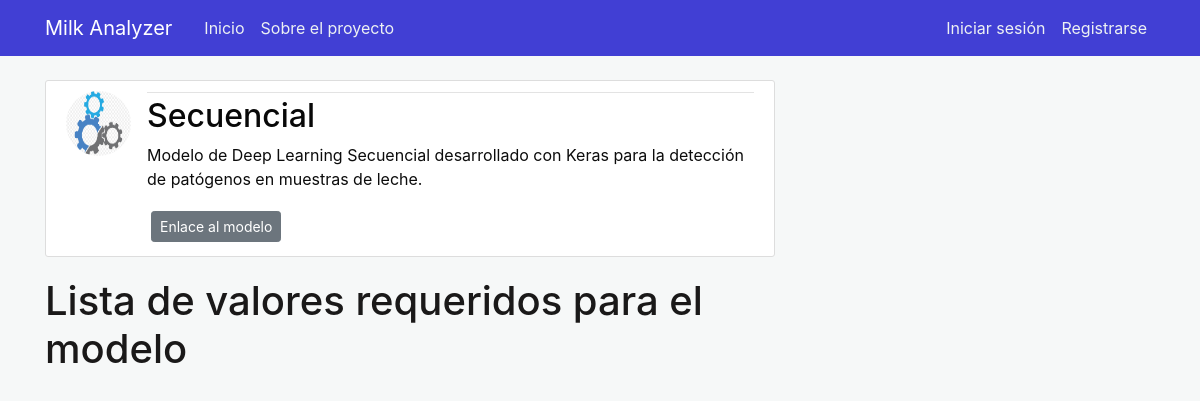
The page /aimodel/3 on the database its author committed.
### milkanalyzer/models.py (models this page shows, shortened)
class AIModel(db.Model):
    __tablename__ = 'aimodel'
    id = db.Column(db.Integer, primary_key=True)
    name = db.Column(db.String(50), nullable=False)
    type = db.Column(db.String(100), nullable=False)
    description = db.Column(db.Text, nullable=False)
    url = db.Column(db.String(50), nullable=False)
    aimodel_picture = db.Column(db.String(20), nullable=False, default='defaultmodel.jpg')

### milkanalyzer/aimodels/routes.py (the view)
@aimodels.route("/aimodel/<int:id>")
def aimodel(id):
    aimodel = AIModel.query.get_or_404(id)
    values = Value.query.filter_by(aimodel_id = aimodel.id).all()
    return render_template('aimodel.html', title=aimodel.name, aimodel=aimodel, values=values)

### milkanalyzer/templates/aimodel.html (shortened to what this page needs)
{% extends "layout.html" %}
{% block content %}
<article class="media content-section">
  <img class="rounded-circle article-img"
    src="{{ url_for('static', filename='aimodel_images/' + aimodel.aimodel_picture) }}">
  <div class="media-body">
    <div class="article-metadata">
    </div>
    <h2 class="article-title">{{ aimodel.name }}</h2>
    <p class="article-content">{{ aimodel.description }}</p>
    <a class="btn btn-secondary btn-sm m-1" href="{{ aimodel.url }} ">Enlace al modelo</a>
  </div>
</article>
<h1>Lista de valores requeridos para el modelo</h1></br>
{% endblock content %}

### milkanalyzer/static/main.css (style rules this page uses)
body { background: #f6f8f8; color: #0c0c0c; margin-top: 5rem; }
h1, h2, h3, h4, h5, h6 { color: #1a1919; }
.content-section { background: #ffffff; padding: 10px 20px; border: 1px solid #dddddd; border-radius: 3px; margin-bottom: 20px; }
.article-title { color: #080808; }
.article-content { white-space: pre-line; }
.article-img { height: 65px; width: 65px; margin-right: 16px; }
.article-metadata { padding-bottom: 1px; margin-bottom: 4px; border-bottom: 1px solid #e3e3e3 }

### rows shown on the page
AIModel: aimodel_picture (placeholder picture), name "Secuencial", description "Modelo de Deep Learning Secuencial desarrollado con Keras para la detección de patógenos en muestras de leche."
